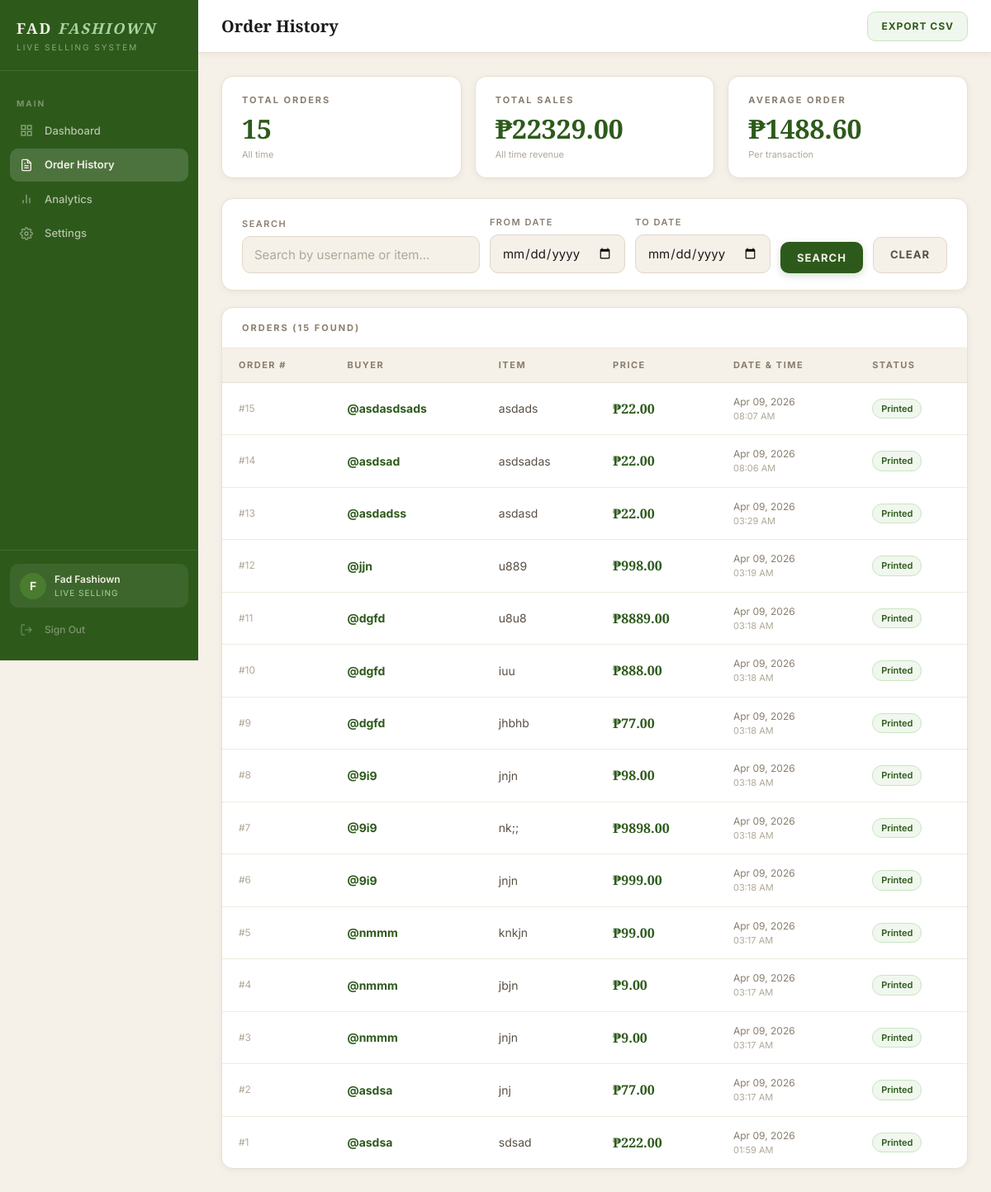
Page /orders (signed in) on the earlier database version.
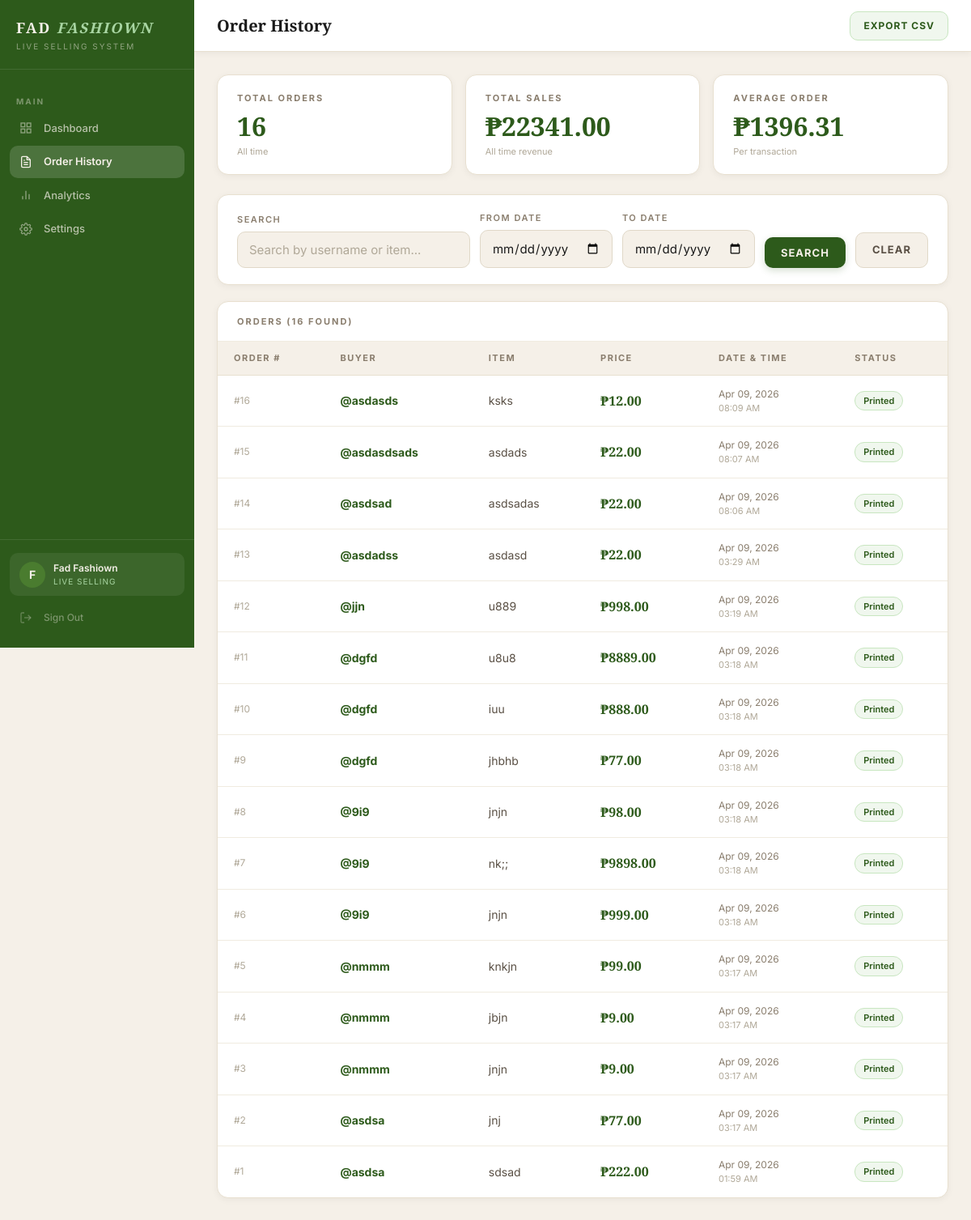
Same page on the later database version.
### auth/models.py (models this page shows, shortened)
class Client(UserMixin, db.Model):
    __tablename__ = 'clients'
    id = db.Column(db.Integer, primary_key=True)
    business_name = db.Column(db.String(100), nullable=False)
    email = db.Column(db.String(120), unique=True, nullable=False)
    password_hash = db.Column(db.String(255), nullable=False)
    plan = db.Column(db.String(20), default='active')
    is_active = db.Column(db.Boolean, default=True)
    is_admin = db.Column(db.Boolean, default=False)
    created_at = db.Column(db.DateTime, default=datetime.utcnow)
    last_login = db.Column(db.DateTime, nullable=True)
    orders = db.relationship('Order', backref='client', lazy=True)
    token = db.Column(db.String(64), unique=True, nullable=True)
    detection_mode = db.Column(db.String(20), default='keywords')
    custom_keywords = db.Column(db.Text, default='mine')
    highlight_numbers = db.Column(db.Boolean, default=False)

class Order(db.Model):
    __tablename__ = 'orders'
    id = db.Column(db.Integer, primary_key=True)
    client_id = db.Column(
        db.Integer,
        db.ForeignKey('clients.id'),
        nullable=False
    )
    buyer_username = db.Column(db.String(100), nullable=False)
    item_name = db.Column(db.String(200), nullable=False)
    price = db.Column(db.Float, nullable=False)
    timestamp = db.Column(db.DateTime, default=datetime.utcnow)
    label_printed = db.Column(db.Boolean, default=False)

### dashboard/routes.py (the view, shortened to what this page needs)
@dashboard.route('/orders')
@login_required
def orders():
    if current_user.is_admin:
        return redirect(url_for('auth.admin_panel'))
    search = request.args.get('search', '').strip()
    date_from = request.args.get('date_from', '')
    date_to = request.args.get('date_to', '')
    page = request.args.get('page', 1, type=int)
    per_page = 20
    query = Order.query.filter_by(client_id=current_user.id)
    if search:
        query = query.filter(
            Order.buyer_username.ilike(f'%{search}%') |
            Order.item_name.ilike(f'%{search}%')
        )
    all_orders = Order.query.filter_by(client_id=current_user.id).all()
    total_orders = len(all_orders)
    total_sales = sum(o.price for o in all_orders)
    orders_paginated = query.order_by(
        Order.timestamp.desc()
    ).paginate(page=page, per_page=per_page, error_out=False)
    return render_template(
        'orders.html',
        orders=orders_paginated,
        search=search,
        date_from=date_from,
        date_to=date_to,
        total_orders=total_orders,
        total_sales=total_sales,
        business_name=current_user.business_name
    )

### templates/orders.html (shortened to what this page needs)
{% extends "base.html" %}
{% block page_title %}Order History{% endblock %}
{% block topbar_right %}
<a href="/orders/export" class="btn btn-export">Export CSV</a>
{% endblock %}
{% block content %}
<div class="stats-grid">
    <div class="stat-card">
        <div class="stat-label">Total Orders</div>
        <div class="stat-number">{{ total_orders }}</div>
        <div class="stat-sub">All time</div>
    </div>
    <div class="stat-card">
        <div class="stat-label">Total Sales</div>
        <div class="stat-number">₱{{ "%.2f"|format(total_sales) }}</div>
        <div class="stat-sub">All time revenue</div>
    </div>
    <div class="stat-card">
        <div class="stat-label">Average Order</div>
        <div class="stat-number">
            ₱{{ "%.2f"|format(total_sales / total_orders) if total_orders > 0 else "0.00" }}
        </div>
        <div class="stat-sub">Per transaction</div>
    </div>
</div>
<div class="filters-card">
    <form method="GET" action="/orders">
        <div class="filters-row">
            <div class="form-group" style="margin:0">
                <label class="form-label">Search</label>
                <input type="text" name="search" class="form-input"
                       value="{{ search }}"
                       placeholder="Search by username or item..." />
            </div>
            <div class="form-group" style="margin:0">
                <label class="form-label">From Date</label>
                <input type="date" name="date_from"
                       class="form-input" value="{{ date_from }}" />
            </div>
            <div class="form-group" style="margin:0">
                <label class="form-label">To Date</label>
                <input type="date" name="date_to"
                       class="form-input" value="{{ date_to }}" />
            </div>
            <div class="form-group" style="margin:0">
                <label class="form-label">&nbsp;</label>
                <button type="submit" class="btn btn-primary">Search</button>
            </div>
            <div class="form-group" style="margin:0">
                <label class="form-label">&nbsp;</label>
                <a href="/orders" class="btn btn-secondary">Clear</a>
            </div>
        </div>
    </form>
</div>
<div class="table-card">
    <div class="table-header">
        <span class="card-title">Orders ({{ orders.total }} found)</span>
    </div>
    {% if orders.items %}
    <table>
        <thead>
            <tr>
                <th>Order #</th>
                <th>Buyer</th>
                <th>Item</th>
                <th>Price</th>
                <th>Date & Time</th>
                <th>Status</th>
            </tr>
        </thead>
        <tbody>
            {% for order in orders.items %}
            <tr>
                <td class="td-id">#{{ order.id }}</td>
                <td class="td-buyer">@{{ order.buyer_username }}</td>
                <td class="td-item">{{ order.item_name }}</td>
                <td class="td-price">₱{{ "%.2f"|format(order.price) }}</td>
                <td class="td-time">
                    {{ order.timestamp.strftime('%b %d, %Y') }}
                    <span style="color:var(--text-light);display:block;font-size:11px">
                        {{ order.timestamp.strftime('%I:%M %p') }}
                    </span>
                </td>
                <td><span class="badge badge-success">Printed</span></td>
            </tr>
            {% endfor %}
        </tbody>
    </table>
    {% endif %}
</div>
{% endblock %}

### templates/base.html (shortened to what this page needs)
<!DOCTYPE html>
<html lang="en">
<head>
    <link rel="stylesheet" href="/static/style.css">
</head>
<body>
<div class="app-layout">
    <aside class="sidebar" id="sidebar">
        <div class="sidebar-brand">
            <div class="brand-name">FAD <em>FASHIOWN</em></div>
            <div class="brand-sub">Live Selling System</div>
        </div>
        <nav class="sidebar-nav">
            {% if current_user.is_admin %}
            <div class="nav-section-label">Management</div>
            <a href="/admin"
               class="nav-item {% if request.endpoint == 'auth.admin_panel' %}active{% endif %}">
                <span class="nav-icon">
                    <svg width="16" height="16" fill="none" stroke="currentColor" stroke-width="2" viewBox="0 0 24 24">
                        <path d="M17 21v-2a4 4 0 0 0-4-4H5a4 4 0 0 0-4 4v2"/>
                        <circle cx="9" cy="7" r="4"/>
                        <path d="M23 21v-2a4 4 0 0 0-3-3.87"/>
                        <path d="M16 3.13a4 4 0 0 1 0 7.75"/>
                    </svg>
                </span>
                Client Management
            </a>
            {% else %}
            <div class="nav-section-label">Main</div>
            <a href="/"
               class="nav-item {% if request.endpoint == 'dashboard.index' %}active{% endif %}">
                <span class="nav-icon">
                    <svg width="16" height="16" fill="none" stroke="currentColor" stroke-width="2" viewBox="0 0 24 24">
                        <rect x="3" y="3" width="7" height="7"/>
                        <rect x="14" y="3" width="7" height="7"/>
                        <rect x="3" y="14" width="7" height="7"/>
                        <rect x="14" y="14" width="7" height="7"/>
                    </svg>
                </span>
                Dashboard
            </a>
            <a href="/orders"
               class="nav-item {% if request.endpoint == 'dashboard.orders' %}active{% endif %}">
                <span class="nav-icon">
                    <svg width="16" height="16" fill="none" stroke="currentColor" stroke-width="2" viewBox="0 0 24 24">
                        <path d="M14 2H6a2 2 0 0 0-2 2v16a2 2 0 0 0 2 2h12a2 2 0 0 0 2-2V8z"/>
                        <polyline points="14 2 14 8 20 8"/>
                        <line x1="16" y1="13" x2="8" y2="13"/>
                        <line x1="16" y1="17" x2="8" y2="17"/>
                        <polyline points="10 9 9 9 8 9"/>
                    </svg>
                </span>
                Order History
            </a>
            <a href="/analytics"
            class="nav-item {% if request.endpoint == 'dashboard.analytics' %}active{% endif %}">
                <span class="nav-icon">
                    <svg width="16" height="16" fill="none" stroke="currentColor" stroke-width="2" viewBox="0 0 24 24">
                        <line x1="18" y1="20" x2="18" y2="10"/>
                        <line x1="12" y1="20" x2="12" y2="4"/>
                        <line x1="6" y1="20" x2="6" y2="14"/>
                    </svg>
                </span>
                Analytics
            </a>
            <a href="/settings"
            class="nav-item {% if request.endpoint == 'dashboard.settings' %}active{% endif %}">
                <span class="nav-icon">
                </span>
                Settings
            </a>
            {% endif %}
        </nav>
        <div class="sidebar-footer">
            <div class="client-info">
                <div class="client-avatar">
                    {{ current_user.business_name[0].upper() }}
                </div>
                <div class="client-details">
                    <div class="client-name">{{ current_user.business_name }}</div>
                    <div class="client-plan">
                        {% if current_user.is_admin %}System Administrator{% else %}Live Selling{% endif %}
                    </div>
                </div>
            </div>
            <a href="/logout" class="nav-item nav-signout">
                <span class="nav-icon">
                    <svg width="16" height="16" fill="none" stroke="currentColor" stroke-width="2" viewBox="0 0 24 24">
                        <path d="M9 21H5a2 2 0 0 1-2-2V5a2 2 0 0 1 2-2h4"/>
                        <polyline points="16 17 21 12 16 7"/>
                        <line x1="21" y1="12" x2="9" y2="12"/>
                    </svg>
                </span>
                Sign Out
            </a>
        </div>
    </aside>
    <main class="main-content">
        <div class="topbar">
            <div style="display:flex;align-items:center;gap:14px">
                <div class="topbar-title">{% block page_title %}{% endblock %}</div>
            </div>
            <div class="topbar-right">
                {% block topbar_right %}{% endblock %}
            </div>
        </div>
        <div class="page-content">
            {% block content %}{% endblock %}
        </div>
    </main>
</div>
</body>
</html>

Differences in the rows shown:
added Order: id "16", buyer_username "asdasds", item_name "ksks", price "12.00", timestamp "Apr 09, 2026", timestamp "08:09 AM"
Other differences:
{{ total_orders }}: "15" → "16"
{{ "%.2f"|format(total_sales) }}: "22329.00" → "22341.00"
{{ orders.total }}: "15" → "16"
text no longer shown: "1488.60"
text now shown: "1396.31"
